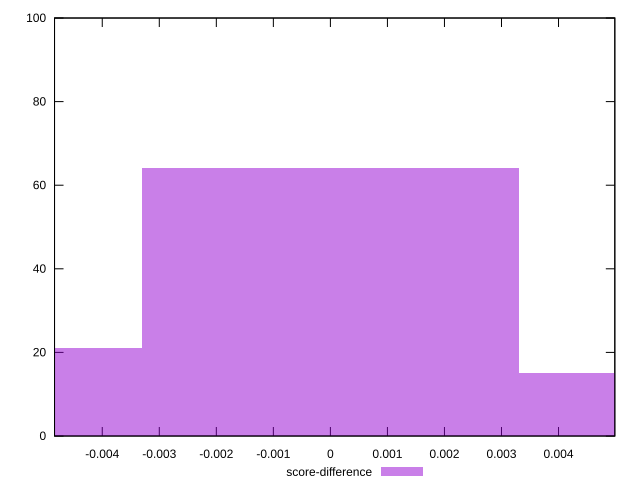

Generate this figure with gnuplot:
reset

$scoreDifference <<EOF
0 64
-0.006613012246132796 21
0.006613012246132796 15
EOF

set key outside below
set boxwidth 0.006613012246132796
set xrange [-0.0048367887821128:0.004987123686327477]
set yrange [0:100]
set trange [0:100]
set style fill transparent solid 0.5 noborder
set terminal svg size 640, 490 enhanced background rgb 'white'
set output "reprap/speed-index/samples/pages+cached+noadtech/score-difference/histogram.svg"

plot $scoreDifference title "score-difference" with boxes

reset
